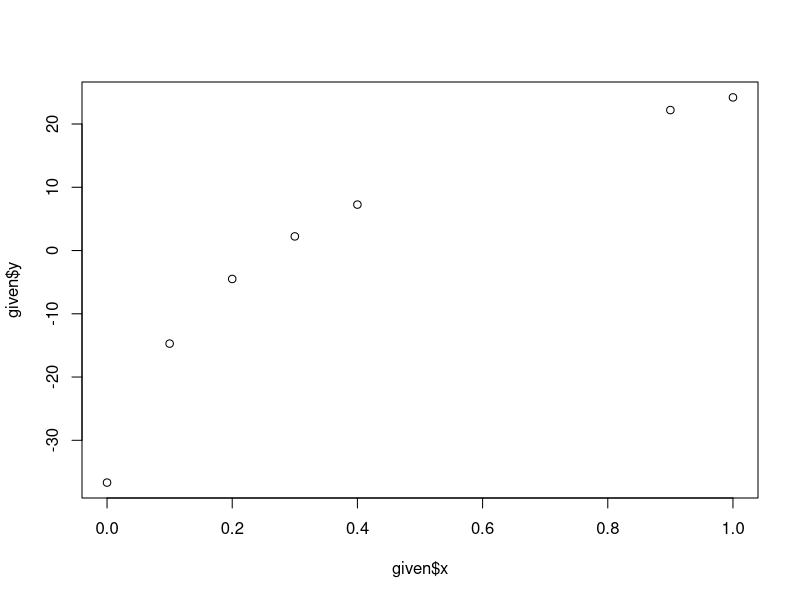
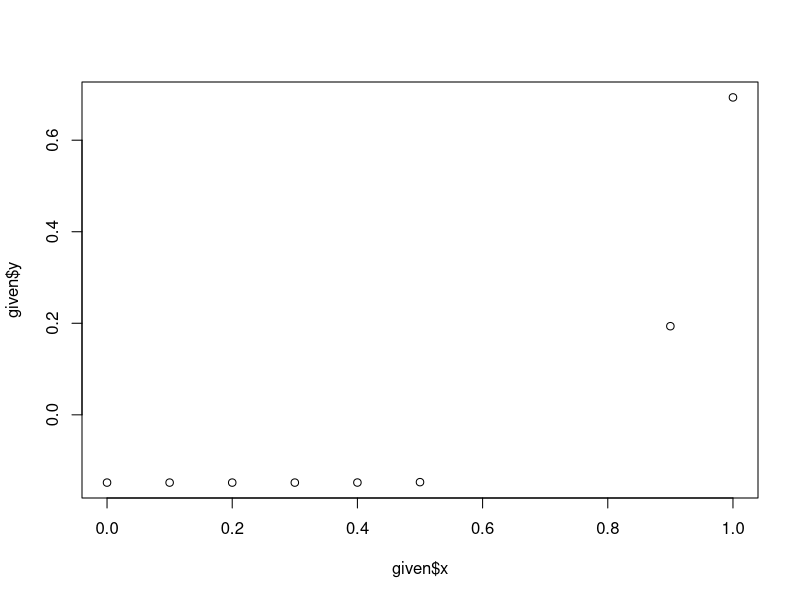
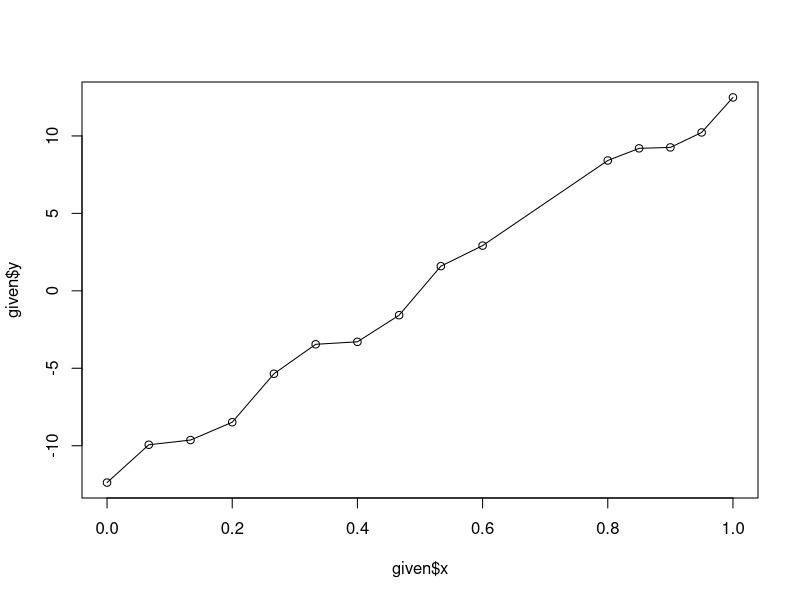

Reproduce these figures in R, in order.
## ---- chunk 1
ytrue <- function(x) {log(20 * x + 1)}  # x > -1/20; monotone increasing function

# x = inputs where fcn evaluated
# xstar = prediction set inputs
# xprime = derivative set inputs
# true/known model values
given <- list(x = cbind(c(0, 0.1, 0.2, 0.3, 0.4, 0.9, 1)),
              xstar = cbind(seq(0, 1, length.out = 50)),
              xprime = cbind(c(0.42, 0.47, 0.52, 0.57, 0.62,
                               0.67, 0.72, 0.77, 0.82, 0.87)),
              y = ytrue(c(0, 0.1, 0.2, 0.3, 0.4, 0.9, 1)) -
                mean(ytrue(c(0, 0.1, 0.2, 0.3, 0.4, 0.9, 1))) )

initial.values <- list(l = 0.5, sig2 = 10,
                       ystar = ytrue(given$xstar) - mean(ytrue(given$x)),
                       yprime = 20 / (20 * given$xprime) )
## ---- chunk 2
ytrue <- function(x) {20*log(20*x+1)}

# x = inputs where fcn evaluated
# xstar = prediction set inputs
# xprime = derivative set inputs
# true/known model values
given <- list(x = cbind(c(0, 0.1, 0.2, 0.3, 0.4, 0.9, 1)),
              xstar = cbind(seq(0, 1, length.out = 50)),
              xprime = cbind(c(0.42, 0.47, 0.52, 0.57, 0.62,
                               0.67, 0.72, 0.77, 0.82, 0.87)),
              y = ytrue(c(0, 0.1, 0.2, 0.3, 0.4, 0.9, 1)) -
                mean(ytrue(c(0, 0.1, 0.2, 0.3, 0.4, 0.9, 1))) )

plot(given$x, given$y)

initial.values <- list(l = 0.5, sig2 = 10,
                       ystar = ytrue(given$xstar) - mean(ytrue(given$x)),
                       yprime = 20^2 / (20 * given$xprime) )

# seems like all particles die by the end so it's just selecting the same single particle eventually
# i.e. at some point algorithm dies since there's really only 1 particle
# this doesn't seem to be the problem if I follow the paper
## ---- chunk 3
ytrue <- function(x) {sin(x^10)}
yprimetrue <- function(x) {cos( x^10 ) * 10 * x^9 }

x <- c(0, 0.1, 0.2, 0.3, 0.4, 0.5, 0.9, 1)
given <- list(x = cbind(x),
              xstar = cbind(seq(0, 1, length.out = 50)),
              xprime = cbind(c(0.42, 0.47, 0.52, 0.57, 0.62,
                               0.67, 0.72, 0.77, 0.82, 0.87)),
              y = ytrue(x) -
                mean(ytrue(x)) )
rm(x)

plot(given$x, given$y)


initial.values <- list(l = 0.5, sig2 = 10,
                       ystar = ytrue(given$xstar) - mean(ytrue(given$x)),
                       yprime = yprimetrue(given$xprime) )

# happens here too
## ---- chunk 4
ytrue <- function(x) {x + 0.2*cos(x) + sin(x)}
yprimetrue <- function(x) {1 - 0.2*sin(x) + cos(x) }

x <- c(seq(0, 15, length.out = 10), seq(20, 25, length.out = 5))
given <- list(x = cbind(x) / 25,
              xstar = cbind(seq(0, 1, length.out = 50)),
              xprime = cbind(c(0.42, 0.47, 0.52, 0.57, 0.62,
                               0.67, 0.72, 0.77, 0.82, 0.87)),
              y = ytrue(x) -
                mean(ytrue(x)) )
rm(x)

plot(given$x, given$y, type = "l")
points(given$x, given$y)


initial.values <- list(l = 0.5, sig2 = 10,
                       ystar = ytrue(given$xstar) - mean(ytrue(given$x)),
                       yprime = yprimetrue(given$xprime) )

# happens here too
